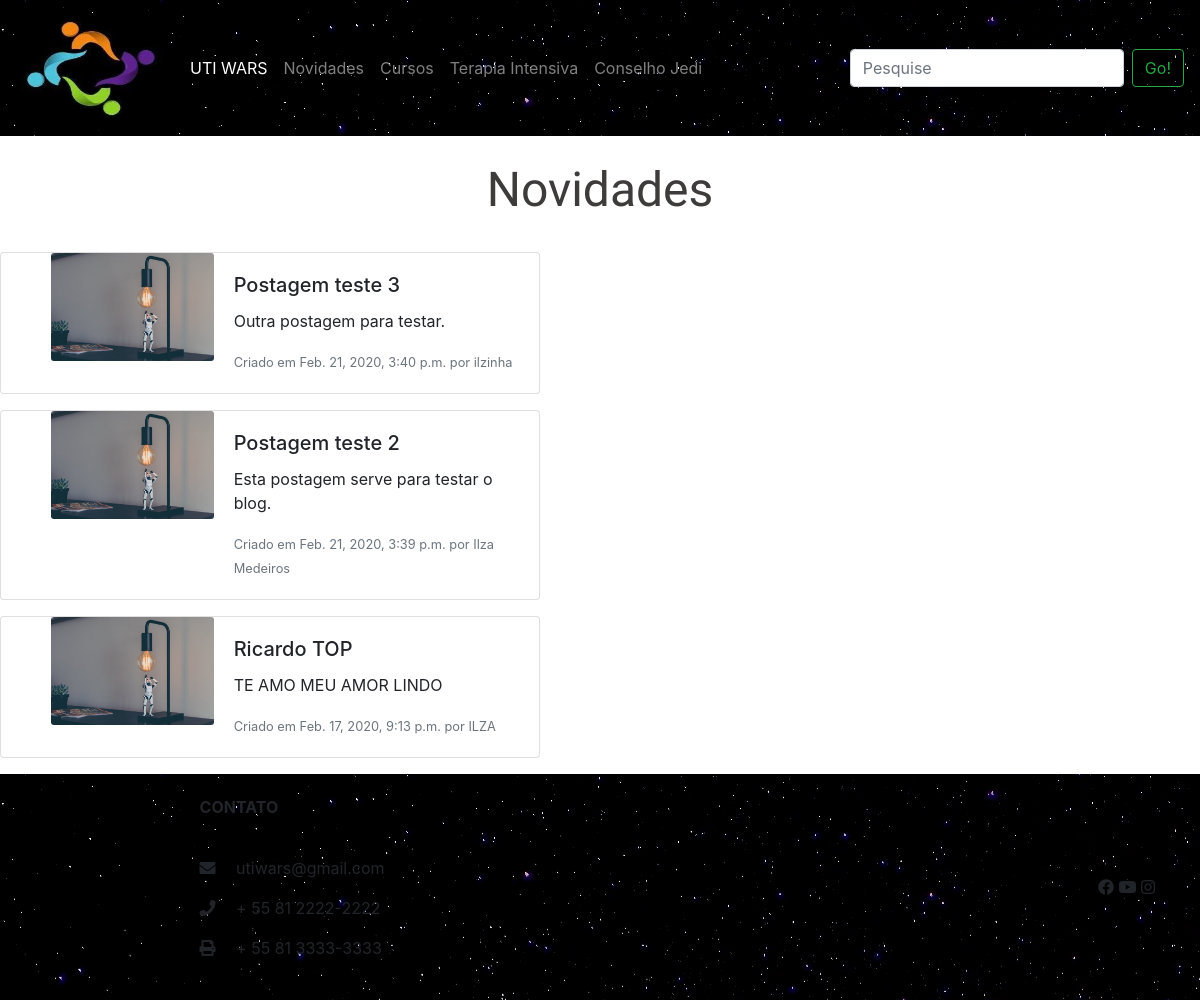
/novidades/, run on an earlier commit of the app's database.
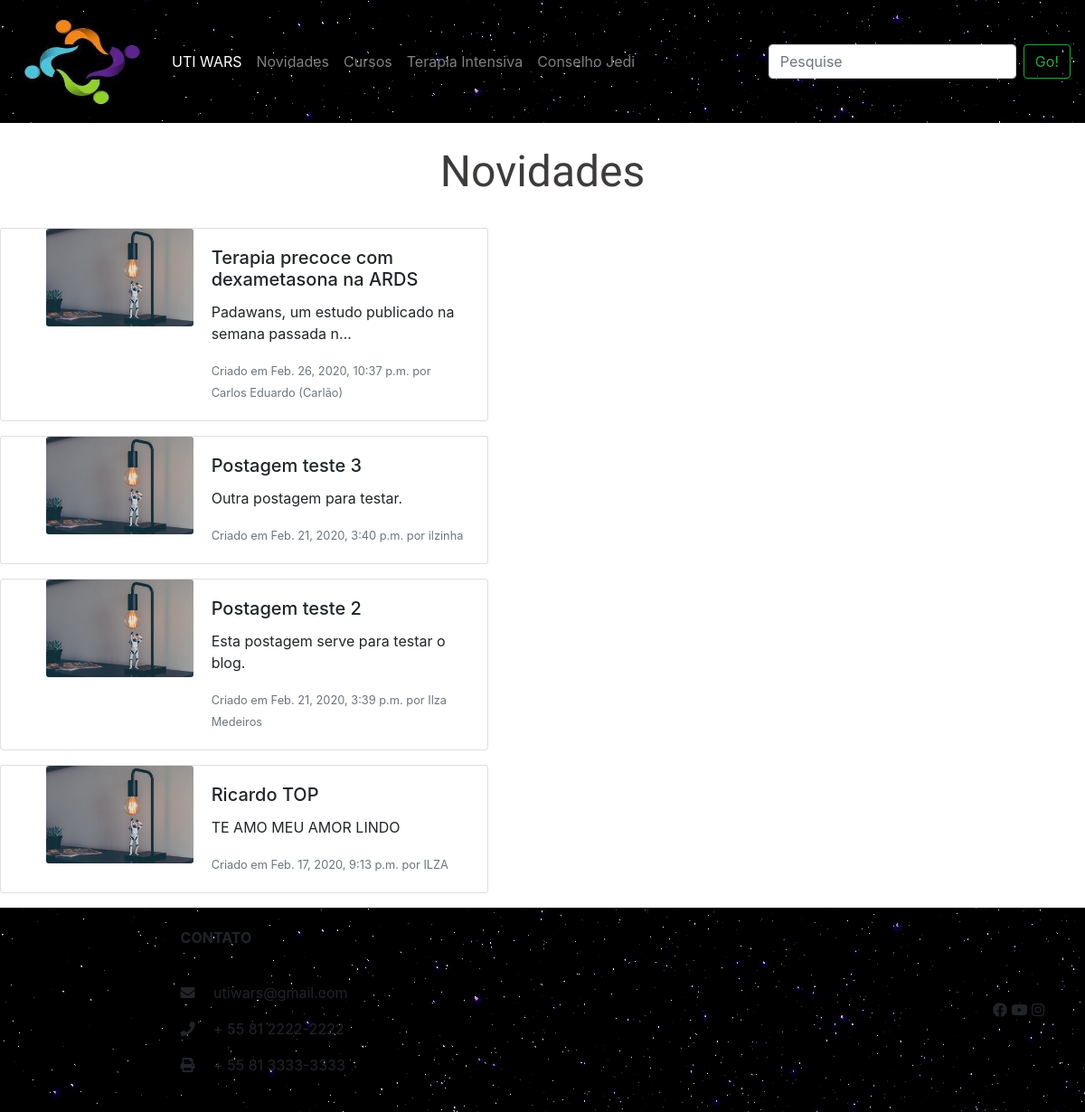
And on a later commit of the database.
### main/models.py (models this page shows, shortened)
class Postagem(models.Model):
    titulo = models.CharField(max_length=100)
    descricao = models.CharField(max_length=1000)
    data = models.DateTimeField(auto_now=True)
    autor = models.CharField(max_length=100)

### main/views.py (the view)
# urls.py: path('novidades/', views.novidades, name='novidades'),
def novidades(request):
    template = loader.get_template('main/novidades.html')
    postagem_list = Postagem.objects.order_by('-data')
    context = {
        "postagem_list": postagem_list,
    }
    return HttpResponse(template.render(context, request))

### main/templates/main/novidades.html
  {% extends 'main/base.html' %}
  {% load static %}
  {% block head-css %}
  <link rel="stylesheet" href="{% static 'main/novidade.css' %}">
  {% endblock %}
  {% block content %}
  <h1>Novidades</h1>
  {% for elemento in postagem_list %}
  <div class="card mb-3" style="max-width: 540px;">
    <div class="row no-gutters">
      <div class="col-md-4">
        <img src="{% static "main/foto-storm.jpg" %}"  class="card-img" alt="...">
      </div>
      <div class="col-md-8">
        <div class="card-body">
          <h5 class="card-title">{{ elemento.titulo }}</h5>
          <p class="card-text">{{ elemento.descricao|truncatechars:50 }}</p>
          <p class="card-text"><small class="text-muted">Criado em {{ elemento.data }} por {{ elemento.autor }}</small></p>
        </div>
      </div>
    </div>
  </div>
  {% endfor %}
    {% endblock %}

What changed in the data, as far as the page shows it:
added Postagem: titulo "Terapia precoce com dexametasona na ARDS", descricao "Padawans, um estudo publicado na semana passada n…", data "Feb. 26, 2020, 10:37 p.m.", autor "Carlos Eduardo (Carlão)"
